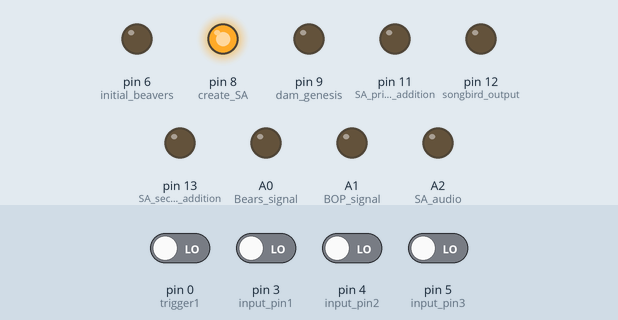
Simulated run of this sketch. Board: Arduino Uno, built with avr-gcc and run on an emulated ATmega328P. Parts: output pins drawn as LEDs (lit = HIGH). Inputs (shaded band) come from the test bench; at power-on: pin 0 (trigger1), pin 3 (input_pin1), pin 4 (input_pin2), pin 5 (input_pin3) LOW. Random numbers use the default seed unless the sketch sets one; pins used as bus, display or sensor lines are not drawn.

Above: at 1.2 s.
1.3 s: pin 3 (input_pin1) driven HIGH
At 2.1 s:
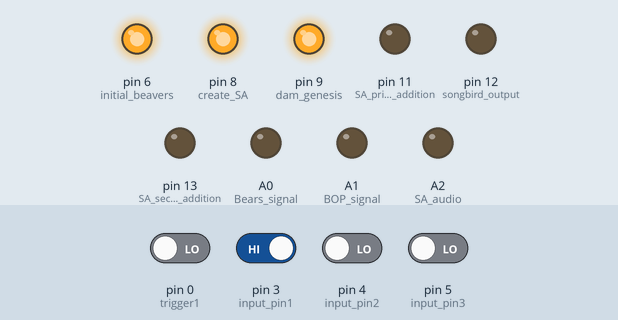
2.8 s: pin 4 (input_pin2) driven HIGH
At 3.5 s:
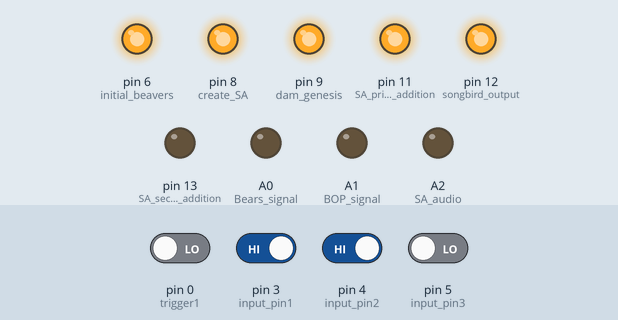
4.3 s: pin 5 (input_pin3) driven HIGH
At 4.6 s:
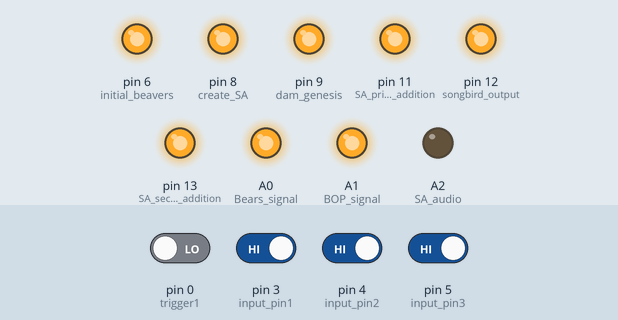
Timing chart, 0 to 7.3 s (numbered marks = the images above; inputs shaded):
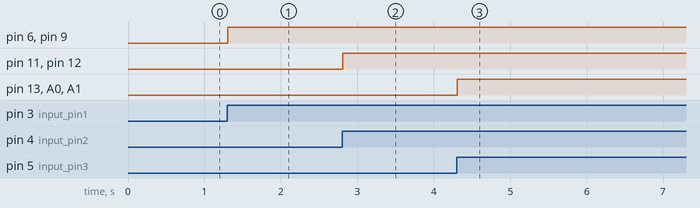

The sketch:

Beavers_test-adafruit.ino
```cpp
//intial: few small animals, no bears
//T1: add bears, dam, Send river signal
//T2: more small animals, Send songbird signal
//T3: more SA, send SA audio, send bears, Send birds of Prey
//random SA audio after T3 only

int input_pin1 = 3;
int input_pin2 = 4;
int input_pin3 = 5;
int initial_beavers = 6;
int create_SA = 8;
int dam_genesis = 9;
int first_river_output = 10;
int SA_primary_addition = 11;
int songbird_output = 12;
int SA_secondary_addition = 13;
int Bears_signal = A0;
int BOP_signal = A1;
int SA_audio = A2;
bool trigger1 = 0;
bool trigger2 = 0;
bool trigger3 = 0;

void setup() {
pinMode(input_pin1,INPUT);
pinMode(input_pin2,INPUT);
pinMode(input_pin3,INPUT);
pinMode(initial_beavers,OUTPUT);
pinMode(create_SA,OUTPUT);
pinMode(SA_primary_addition,OUTPUT);
pinMode(songbird_output,OUTPUT);
pinMode(SA_secondary_addition,OUTPUT);
pinMode(SA_audio,OUTPUT);
pinMode(Bears_signal,OUTPUT);
pinMode(BOP_signal,OUTPUT);
pinMode(first_river_output,OUTPUT);
pinMode(dam_genesis,OUTPUT);
creation_state();
}

void loop() {
  if(digitalRead(input_pin1) == HIGH){
  initial_add();
  }
  if(digitalRead(input_pin2) == HIGH){
    if(trigger1 == false){
      initial_add();
    }
    secondary_add();
  }
  if(digitalRead(input_pin3) == HIGH){
    if(trigger1 == false){
      initial_add();
    }
    if(trigger2 == false){
      secondary_add();
    }
    tertiary_add();
  }
  if(trigger3 == true){
    randumb();
  }
 delay(10);
}

void creation_state(){
  digitalWrite(create_SA,HIGH);
}

void initial_add(){
    digitalWrite(initial_beavers,HIGH);
    digitalWrite(dam_genesis,HIGH);
    digitalWrite(first_river_output,HIGH);
    if(digitalRead(input_pin1 == HIGH)){
      trigger1 == true;
    }
}

void secondary_add(){
    digitalWrite(SA_primary_addition,HIGH);
    digitalWrite(songbird_output,HIGH);
    if(digitalRead(input_pin2) == HIGH){
      trigger2 == true;
    }
}

void tertiary_add(){
    digitalWrite(SA_secondary_addition,HIGH);
    digitalWrite(Bears_signal,HIGH);
    digitalWrite(BOP_signal,HIGH);
    if(digitalRead(input_pin3) == HIGH){
      trigger3 == true;
    }
}

void randumb(){
  digitalWrite(SA_audio,LOW);
  delay(random(100000,120000));
  digitalWrite(SA_audio,HIGH);
  delay(1000);
  digitalWrite(SA_audio,LOW);
}
```

Measured:
- after the input at 1.3 s, pin 6 (initial_beavers), pin 9 (dam_genesis): LOW → HIGH at once
- after the input at 2.8 s, pin 11 (SA_primary_addition), pin 12 (songbird_output): LOW → HIGH at once
- after the input at 4.3 s, pin 13 (SA_secondary_addition), A0 (Bears_signal), A1 (BOP_signal): LOW → HIGH at once
